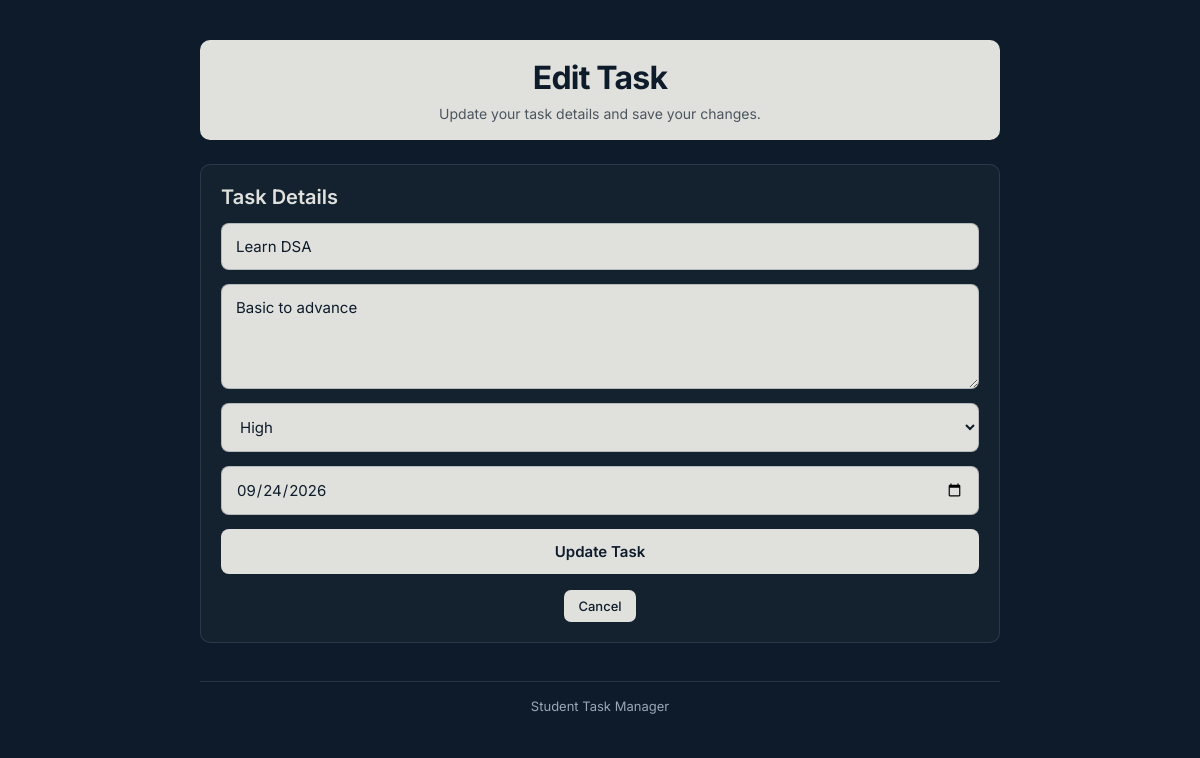
The page /edit/3 on the database its author committed.
### tables this page shows
CREATE TABLE tasks (
            id INTEGER PRIMARY KEY AUTOINCREMENT,
            title TEXT NOT NULL,
            description TEXT,
            priority TEXT NOT NULL DEFAULT 'Medium',
            due_date TEXT,
            completed INTEGER NOT NULL DEFAULT 0
        );

### app.py (the view)
@app.route("/edit/<int:task_id>")
def edit_task(task_id):
    connection = get_db_connection()
    task = connection.execute(
        "SELECT * FROM tasks WHERE id = ?",
        (task_id,)
    ).fetchone()
    connection.close()
    return render_template("edit.html", task=task)

### app.py (called while the page is built)
def get_db_connection():
    connection = sqlite3.connect(DATABASE)
    connection.row_factory = sqlite3.Row
    return connection

### templates/edit.html (shortened to what this page needs)
<!DOCTYPE html>
<html lang="en">
<head>
    <link rel="stylesheet" href="{{ url_for('static', filename='css/style.css') }}">
</head>
<body>
    <main class="container">
        <header class="app-header">
            <h1>Edit Task</h1>
            <p>Update your task details and save your changes.</p>
        </header>
        <section class="add-task-section">
            <h2>Task Details</h2>
            <form action="/edit/{{ task['id'] }}" method="POST" class="task-form">
                <input
                    type="text"
                    name="title"
                    value="{{ task['title'] }}"
                    placeholder="Task title"
                    required
                >
                <textarea
                    name="description"
                    placeholder="Task description"
                >{{ task['description'] }}</textarea>
                <select name="priority">
                    <option value="High" {% if task['priority'] == 'High' %}selected{% endif %}>
                        High
                    </option>
                </select>
                <input
                    type="date"
                    name="due_date"
                    value="{{ task['due_date'] }}"
                >
                <button type="submit">Update Task</button>
            </form>
            <div class="edit-back">
                <a href="/" class="task-action">Cancel</a>
            </div>
        </section>
    </main>
    <footer class="app-footer">
        <p>Student Task Manager</p>
    </footer>
</body>
</html>

### static/css/style.css (style rules this page uses)
* { box-sizing: border-box; }
body { margin: 0; padding: 40px 20px; background: #0d1b2a; color: #e0e1dd; font-family: 'Inter', sans-serif; }
.container { width: 100%; max-width: 800px; margin: 0 auto; }
.app-header { background: #e0e1dd; color: #0d1b2a; padding: 18px 24px; border-radius: 10px; margin-bottom: 24px; text-align: center; }
.app-header h1 { margin: 0; font-size: 32px; font-weight: 700; letter-spacing: -0.025em; }
.app-header p { margin: 8px 0 0; color: #0d1b2a; font-size: 14px; font-weight: 400; opacity: 0.7; }
h2 { margin: 0 0 14px; font-size: 20px; font-weight: 600; color: #e0e1dd; }
.add-task-section { padding: 20px; background: rgba(255, 255, 255, 0.03); border: 1px solid rgba(255, 255, 255, 0.1); border-radius: 10px; margin-bottom: 38px; }
.task-form { display: flex; flex-direction: column; gap: 14px; }
.task-form input, .task-form textarea, .task-form select { width: 100%; padding: 13px 14px; border: 1px solid rgba(13, 27, 42, 0.2); border-radius: 8px; background: #e0e1dd; color: #0d1b2a; font-family: 'Inter', sans-serif; font-size: 15px; outline: none; transition: 0.2s ease; }
.task-form textarea { min-height: 105px; resize: vertical; }
.task-form button { width: 100%; padding: 13px 16px; border: none; border-radius: 8px; background: #e0e1dd; color: #0d1b2a; font-family: 'Inter', sans-serif; font-size: 15px; font-weight: 600; cursor: pointer; transition: 0.2s ease; }
.task-action { display: inline-block; padding: 8px 14px; border-radius: 7px; background: #e0e1dd; color: #0d1b2a; text-decoration: none; font-size: 13px; font-weight: 500; transition: opacity 0.2s ease, transform 0.2s ease, box-shadow 0.2s ease; }
.app-footer { width: 100%; max-width: 800px; margin: 32px auto 0; padding: 16px; text-align: center; border-top: 1px solid rgba(255, 255, 255, 0.1); }
.app-footer p { margin: 0; color: #9aa7b5; font-size: 13px; }
.edit-back { margin-top: 16px; text-align: center; }
.edit-back .task-action { display: inline-block; }

### rows shown on the page
tasks: title "Learn DSA", description "Basic to advance", priority "High", due_date "09/24/2026"
